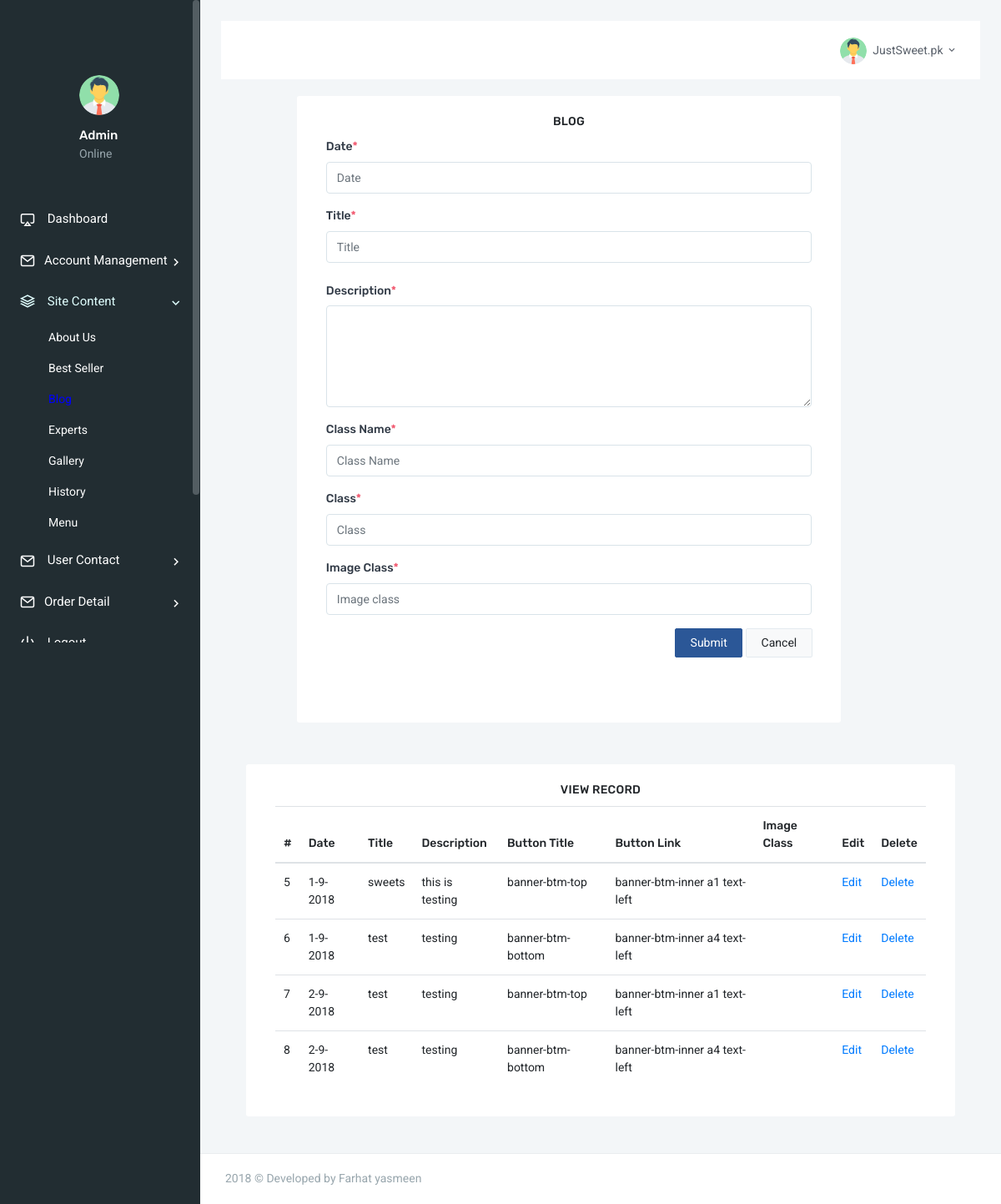
The app's page /admin/blog.php (signed in) with its own data.
### tables this page shows
CREATE TABLE `blog` (
  `id` int(10) NOT NULL,
  `day` varchar(255) NOT NULL,
  `title` varchar(400) NOT NULL,
  `description` varchar(400) NOT NULL,
  `classname` varchar(100) NOT NULL,
  `class` varchar(100) NOT NULL,
  `image` varchar(600) NOT NULL
);

### admin/blog.php (the view, shortened to what this page needs)
<?php
    include("lib/DBConn.php");
?>
<!DOCTYPE html>
<html>
    <head>
        <link href="assets/css/bootstrap.min.css" rel="stylesheet" type="text/css" />
        <link href="assets/css/icons.css" rel="stylesheet" type="text/css" />
        <link href="assets/css/metismenu.min.css" rel="stylesheet" type="text/css" />
        <link href="assets/css/style.css" rel="stylesheet" type="text/css" />
    </head>
    <body>
        <div id="wrapper">
            <?php
            include("sidebar.php");
            ?>
            </div>
            <div class="content-page">
            <?php
                include("topbar.php");
            ?>
                <div class="content">
                    <div class="container-fluid">
                        <div class="row">
                            <div class="col-lg-1">
                        </div>
                            <div class="col-lg-9">
                                <div class="card-box">
                                <center>
                                    <h4 class="header-title m-t-0">Blog </h4>
                                    </center>
                                    <div class="container">
                                        <form action="#" method="post" enctype="multipart/form-data">
                                            <div class="form-group">
                                                <label for="userName">Date<span class="text-danger">*</span></label>
                                                <input type="text" name="TxtDate" parsley-trigger="change" required
                                                 placeholder="Date" class="form-control" id="userName">
                                             </div>
                                                <div class="form-group">
                                                    <label for="userName">Title<span class="text-danger">*</span></label>
                                                    <input type="text" name="TxtTitle" parsley-trigger="change" required
                                                    placeholder="Title" class="form-control" id="userName">
                                                </div>
                                                <div class="form-group row">
                                                        <label class="col-3 col-form-label">Description<span class="text-danger">*</span></label>
                                                        <div class="col-12">
                                                            <textarea class="form-control" rows="5" name="TxtDescription"></textarea>
                                                        </div>
                                                    </div>
                                                    <div class="form-group">
                                                    <label for="userName">Class Name<span class="text-danger">*</span></label>
                                                    <input type="text" name="TxtClassname" parsley-trigger="change" required
                                                    placeholder="Class Name" class="form-control" id="userName">
                                                </div>
                                                <div class="form-group">
                                                    <label for="userName">Class<span class="text-danger">*</span></label>
                                                    <input type="text" name="TxtClass" parsley-trigger="change" required
                                                    placeholder="Class" class="form-control" id="userName">
                                                </div>
                                                <div class="form-group">
                                                    <label for="userName">Image Class<span class="text-danger">*</span></label>
                                                    <input type="text" name="TxtImgClass" parsley-trigger="change" required
                                                    placeholder="Image class" class="form-control" id="userName">
                                                </div>
                                                <div class="form-group text-right m-b-0">
                                                    <button class="btn btn-custom waves-effect waves-light" type="submit" name="BtnSubmit">
                                                     Submit
                                                    </button>
                                                    <button type="reset" class="btn btn-light waves-effect m-l-5">
                                                     Cancel
                                                    </button>
                                                </div>
                                         </div>
                                <br><br>
                                </div>
                            </div>
                        </div>
                 <div class="content">
                    <div class="container-fluid">
                        <div class="row">
                            <div class="col-lg-12">
                                <div class="card-box">
                                    <div class="container">
                                        <center>
                                            <h4 class="m-t-0 header-title">View Record</h4>
                                        </center>
                        <table class="table table-hover">
                                                <thead>
                                                    <tr>
                                                        <th>#</th>
                                                        <th>Date</th>
                                                        <th>Title</th>
                                                        <th>Description</th>
                                                        <th>Button Title</th>
                                                        <th>Button Link</th>
                                                        <th>Image Class</th>
                                                        <th>Edit</th>
                                                        <th>Delete</th>
                                                    </tr>
                                                </thead>
                                                <tbody>
                                        <?php
                                            $query = "SELECT * FROM blog";
                                            $result = mysqli_query($conn,$query);
                                            if ($result->num_rows > 0) {
                                            while($row = mysqli_fetch_array($result))
                                                {
                                        ?>
                                                    <tr>
                                                        <td><?php echo $row['id']; ?></td>
                                                        <td><?php echo $row['day']; ?></td>
                                                        <td><?php echo $row['title']; ?></td>
                                                        <td><?php echo $row['description']; ?></td>
                                                        <td><?php echo $row['classname']; ?></td>
                                                         <td><?php echo $row['class']; ?></td>
                                                         <td><?php echo $row['image_class']; ?></td>
                                                        <td><a href="update_blog.php?id=<?php echo $row['id']; ?>">Edit</a>
                                                        <td><a href="delete_blog.php?id=<?php echo $row['id']; ?>"
                            onClick="return confirm('Are you sure you want to delete')"; title="Delete">Delete</a></td>
                                                    </tr>
                                                    <?php
                                                         }
                                                            }
                                                            else
                                                            {
                                                                echo "No Result Found";
                                                                  }
                                                    ?>
                                                </tbody>
                                            </table>
                                        </div>
                                    </div>
                                </div>
                            </div>
                        </div>
                     </div>
                </div>
            </div>
        </div>
       <?php include("footer.php");?>
            </div>
    </body>
</html>

### records on screen
blog: id "5", day "1-9-2018", title "sweets", description "this is testing", classname "banner-btm-top", class "banner-btm-inner a1 text-left"
blog: id "6", day "1-9-2018", title "test", description "testing", classname "banner-btm-bottom", class "banner-btm-inner a4 text-left"
blog: id "7", day "2-9-2018", title "test", description "testing", classname "banner-btm-top", class "banner-btm-inner a1 text-left"
blog: id "8", day "2-9-2018", title "test", description "testing", classname "banner-btm-bottom", class "banner-btm-inner a4 text-left"

### other values on screen
SiteTitle "JustSweet.pk"
DeveloperName "Farhat yasmeen"
